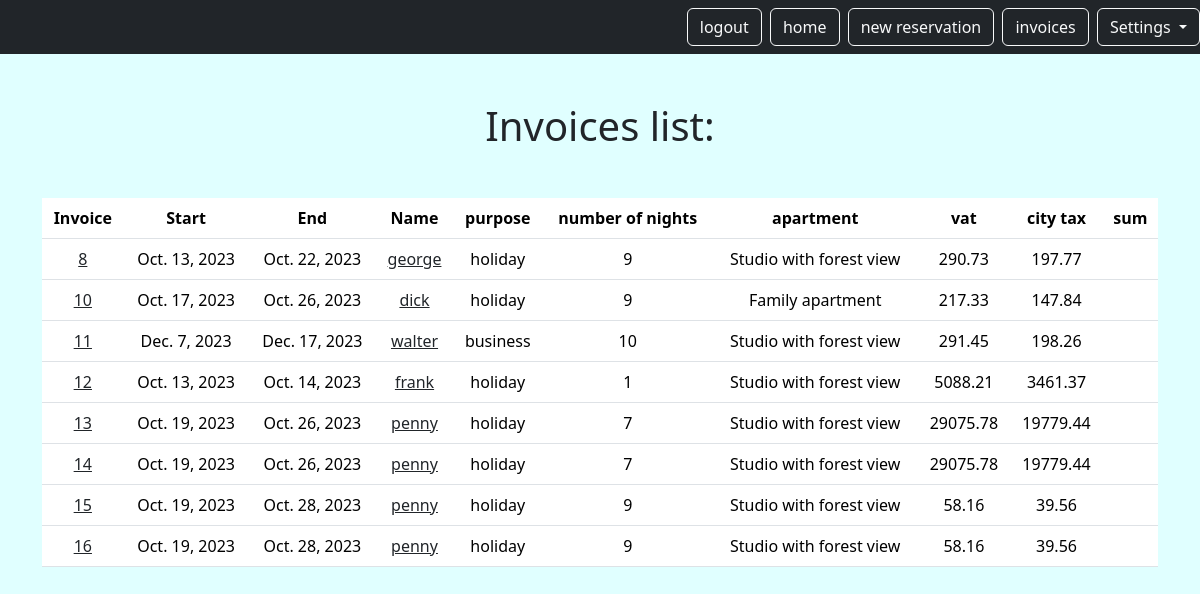
Page /mini/invoice (signed in) on the earlier database version.
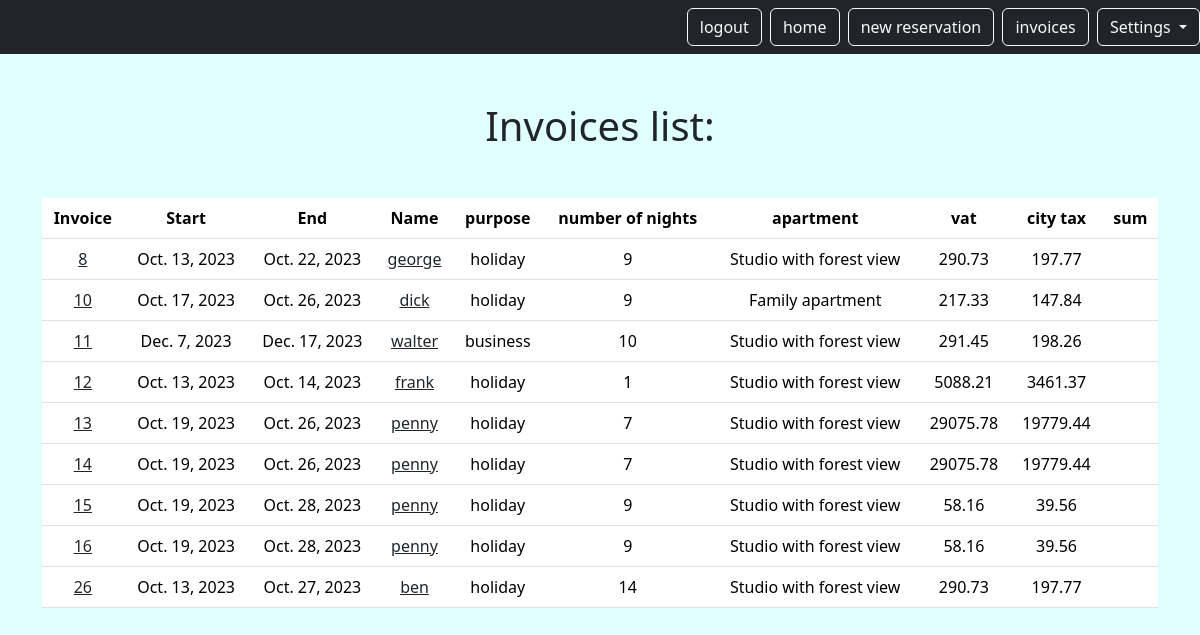
Same page on the later database version.
### reservation/models.py (models this page shows, shortened)
class Invoice(models.Model):
    id = models.CharField(max_length=255, primary_key=True)
    name = models.CharField(max_length=255)
    invoice_netto = models.DecimalField(
        max_digits=10, decimal_places=2, blank=True, null=True
    )
    reservation = models.ForeignKey(
        Reservation, on_delete=models.CASCADE, related_name="invoices"
    )
    invoice_vat = models.DecimalField(
        max_digits=10, decimal_places=2, blank=True, null=True
    )
    invoice_citytax = models.DecimalField(
        max_digits=10, decimal_places=2, blank=True, null=True
    )
    invoice_number_of_nights = models.IntegerField(blank=True, null=True)

class Reservation(models.Model):
    PURPOSE_CHOICES = [
        ("holiday", "holiday"),
        ("business", "business"),
        ("no-show", "no-show"),
    ]
    id = models.AutoField(primary_key=True)
    start_date = models.DateField()
    end_date = models.DateField()
    name = models.CharField(max_length=255)
    lname = models.CharField(max_length=255, blank=True)
    company = models.CharField(max_length=255, blank=True, null=True)
    address = models.CharField(max_length=255, blank=True, null=True)
    email = models.EmailField(blank=True, null=True)
    number_of_guests = models.IntegerField(blank=True)
    nationality = models.CharField(max_length=255, blank=True, null=True)
    t_sum = models.DecimalField(max_digits=10, decimal_places=2)
    commission = models.DecimalField(
        max_digits=10, decimal_places=2
    )
    rech_num = models.CharField(max_length=255, blank=True)
    link = models.URLField(blank=True, null=True)
    purpose = models.CharField(
        max_length=255, choices=PURPOSE_CHOICES, blank=True
    )
    comment = models.TextField(blank=True, null=True)
    user = models.ForeignKey(
        CustomUser, on_delete=models.CASCADE, related_name="reservation"
    )
    platform = models.ForeignKey(
        Platform, on_delete=models.CASCADE, related_name="reservation"
    )
    apartment = models.ForeignKey(
        Apartment, on_delete=models.CASCADE, related_name="reservation"
    )

class Apartment(models.Model):
    user = models.ForeignKey(
        CustomUser,
        on_delete=models.CASCADE,
        related_name="apartment",
        null=True,
        blank=True,
    )
    id = models.AutoField(primary_key=True)
    name = models.CharField(max_length=255)
    address = models.CharField(max_length=255)
    date_contract = models.DateField()
    def __str__(self):
        return self.name

### reservation/views.py (the view)
# urls.py: path('invoice', views.InvoiceListView.as_view(), name='invoice.list'),
class InvoiceListView(LoginRequiredMixin, ListView):
    model = Invoice
    template_name = "invoice/inv_list.html"
    context_object_name = "invoices"
    login_url = LOGIN_URL
    def get_queryset(self):
        invoices = Invoice.objects.filter(reservation__user=self.request.user)
        print(invoices)
        return invoices

### reservation/templates/invoice/inv_list.html (shortened to what this page needs)
{% extends "base.html" %}
{% block content %}
    <h1 class="my-5">Invoices list:</h1>
        <table class="table">
        <thead>
            <tr>
               <th>Invoice</th>
                <th>Start</th>
                <th>End</th>
                <th>Name</th>
                <th>purpose</th>
                <th>number of nights</th>
                <th>apartment</th>
                <th>vat</th>
                <th>city tax</th>
                <th>sum</th>
              </tr>
            </thead>
            <tbody>
            {% for inv in invoices %}
            <tr>
                <td><a href="{% url 'invoice1.detail' pk=inv.id %}" class="text-dark text-decoration-non">{{ inv.id }}</a></td>
                <td>{{inv.reservation.start_date}}</td>
                <td>{{inv.reservation.end_date}}</td>
                <td><a href="{% url 'reservation.detail' pk=inv.id %}" class="text-dark text-decoration-non">{{ inv.name }}  {{ inv.lname }}</a></td>
                <td>{{inv.reservation.purpose}}</td>
                <td>{{inv.invoice_number_of_nights}}</td>
                <td>{{inv.reservation.apartment}}</td>
                <td>{{inv.invoice_vat}}</td>
                <td>{{inv.invoice_citytax}}</td>
                <td>{{inv.reservation.sum}}</td>
              </tr>
            {% endfor %}
        </tbody>
    </table>
    </div>
{% endblock %}

Differences in the rows shown:
added Invoice: id "26", reservation.start_date "Oct. 13, 2023", reservation.end_date "Oct. 27, 2023", name "ben", reservation.purpose "holiday", invoice_number_of_nights "14", reservation.apartment "Studio with forest view", invoice_vat "290.73", invoice_citytax "197.77"
